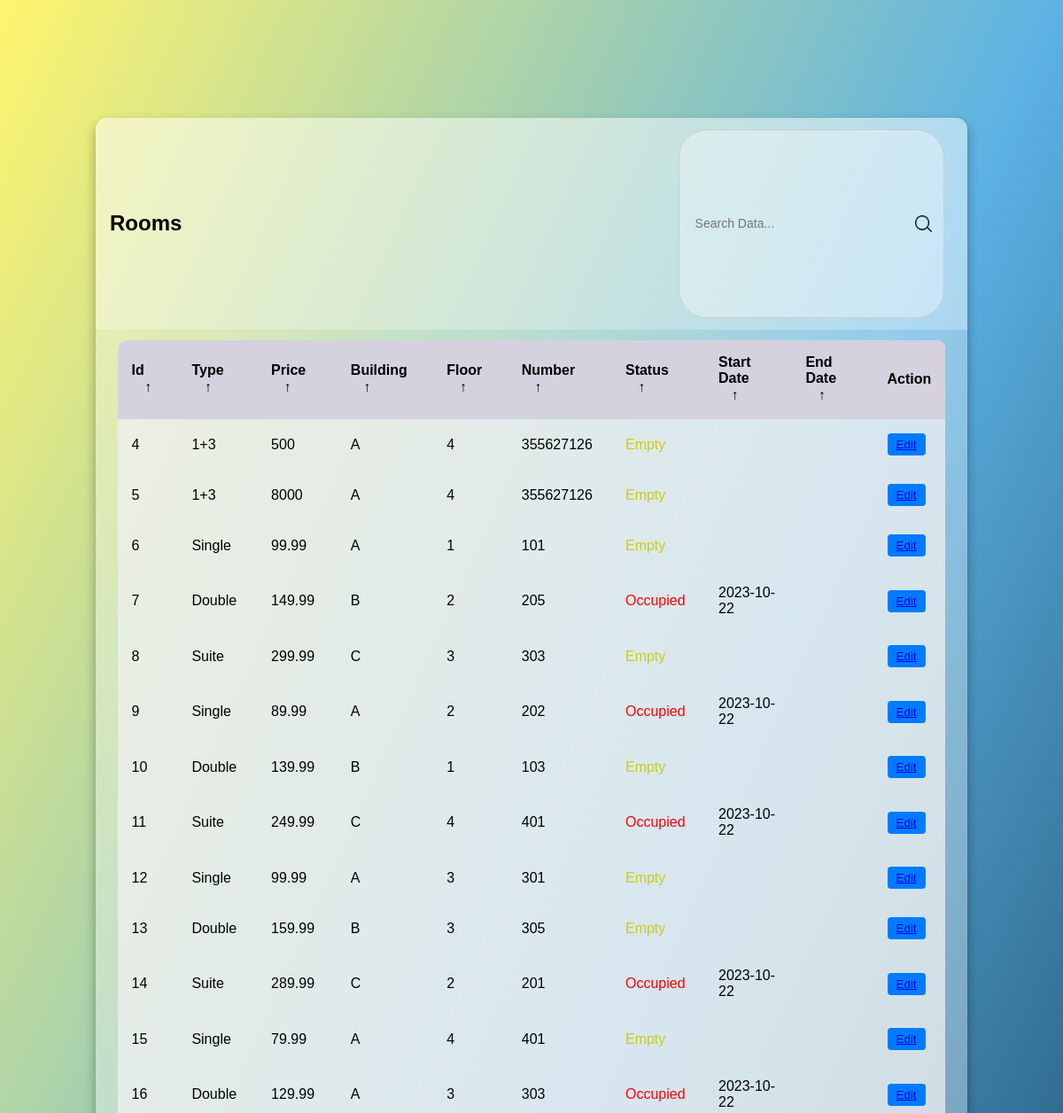
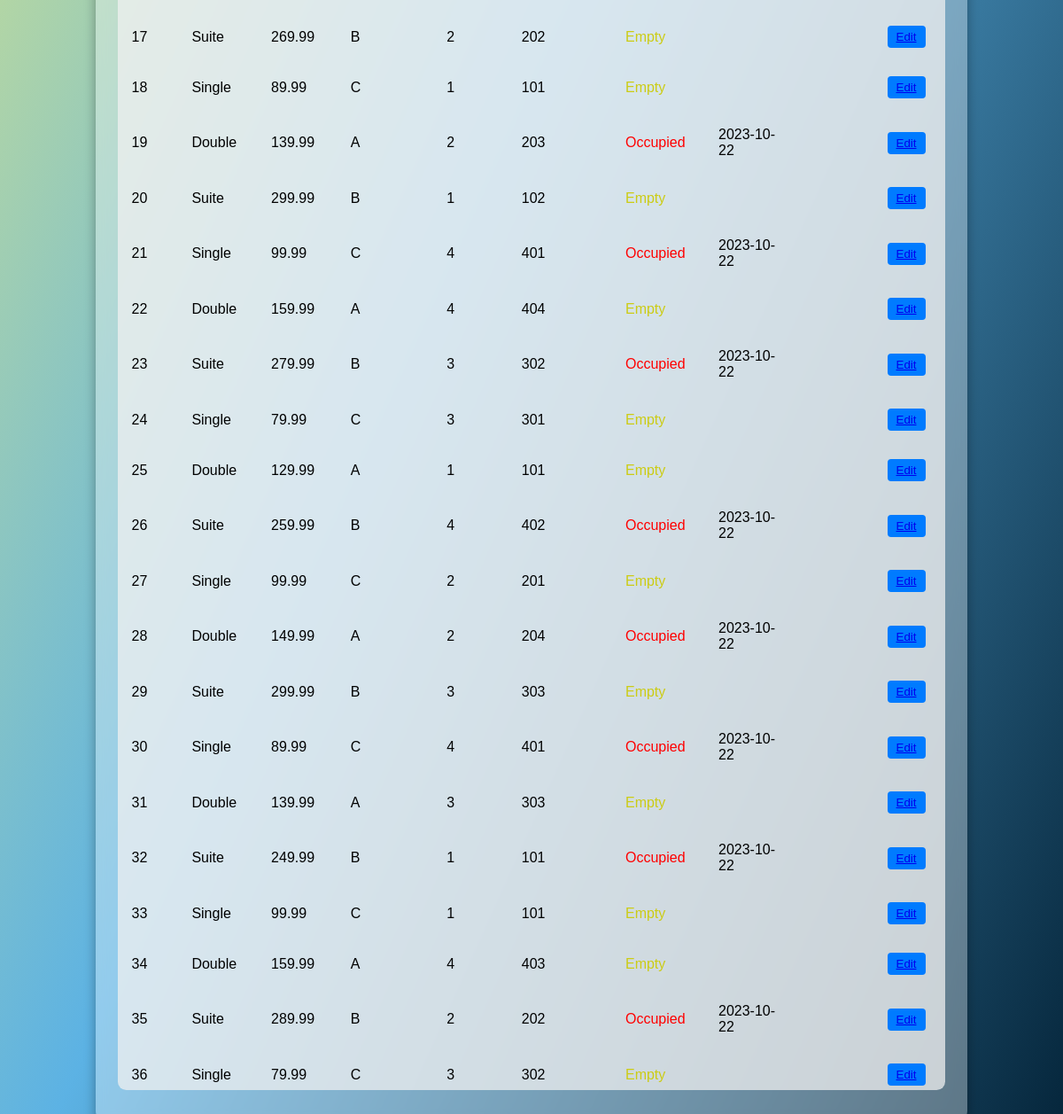
/main/room_page/index.php, run on the app's committed database (2 pictures, top to bottom).
### tables this page shows
CREATE TABLE `room` (
  `id` int(11) NOT NULL,
  `type` varchar(10) NOT NULL,
  `price` float NOT NULL,
  `building` char(1) NOT NULL,
  `floor` int(11) NOT NULL,
  `number` int(11) NOT NULL,
  `status` varchar(20) NOT NULL,
  `startDate` date DEFAULT NULL,
  `endDate` date DEFAULT NULL,
  `img` blob DEFAULT NULL,
  `contract` blob DEFAULT NULL
);

### main/room_page/index.php (the view, shortened to what this page needs)
<?php
require_once "../backend/people.model.php";
?>
<!DOCTYPE html>
<html lang="en" title="Coding design">
<head>
    <link rel="stylesheet" href="style.css">
</head>
<body>
    <main class="table">
        <section class="table__header">
            <h1>Rooms</h1>
            <div class="input-group">
                <input type="search" id="searchInput" placeholder="Search Data...">
                <img id="searchImage" src="images/search.png" alt="Search">
            </div>
        </section>
        <section class="table__body">
            <table>
                <thead>
                    <tr>
                        <th>Id <span class="icon-arrow">&UpArrow;</span></th>
                        <th>Type <span class="icon-arrow">&UpArrow;</span></th>
                        <th>Price <span class="icon-arrow">&UpArrow;</span></th>
                        <th>Building <span class="icon-arrow">&UpArrow;</span></th>
                        <th>Floor <span class="icon-arrow">&UpArrow;</span></th>
                        <th>Number <span class="icon-arrow">&UpArrow;</span></th>
                        <th>Status <span class="icon-arrow">&UpArrow;</span></th>
                        <th>Start Date <span class="icon-arrow">&UpArrow;</span></th>
                        <th>End Date <span class="icon-arrow">&UpArrow;</span></th>
                        <th>Action</th>
                    </tr>
                </thead>
                <tbody>
                    <?php
                    $sql = "SELECT id, type, price, building, floor, number, status, startDate, endDate FROM room";
                    try {
                        $stmt = $connection->query($sql);
                        $data = $stmt->fetchAll(PDO::FETCH_ASSOC);
                        foreach ($data as $row) {
                            $statusClass = '';
                            switch ($row['status']) {
                                case 'Occupied':
                                    $statusClass = 'red-text';
                                    break;
                                case 'Empty':
                                    $statusClass = 'yellow-text';
                                    break;
                            }
                            echo '<tr>';
                            echo '<tr class="clickable-row" data-href="other_file.php?id=' . $row['id'] . '">';
                            echo '<td>' . $row['id'] . '</td>';
                            echo '<td>' . $row['type'] . '</td>';
                            echo '<td>' . $row['price'] . '</td>';
                            echo '<td>' . $row['building'] . '</td>';
                            echo '<td>' . $row['floor'] . '</td>';
                            echo '<td>' . $row['number'] . '</td>';
                            echo '<td class="' . $statusClass . '">' . $row['status'] . '</td>';
                            echo '<td>' . $row['startDate'] . '</td>';
                            echo '<td>' . $row['endDate'] . '</td>';
                            echo '<td><button ><a href="edit_room.php?id=' . $row['id'] . '">Edit</a></button></td>';
                            echo '</tr>';
                        }
                    } catch (PDOException $error) {
                        echo "Error: " . $error->getMessage();
                    }
                    ?>
                </tbody>
            </table>
        </section>
    </main>
</body>
</html>

### main/room_page/style.css (style rules this page uses)
* { margin: 0; padding: 0; box-sizing: border-box; font-family: sans-serif; }
body { min-height: 100vh; background:linear-gradient(to bottom right, #fff56d, #5cb2e4, #011f33); display: flex; justify-content: center; align-items: center; }
main.table { width: 82vw; height: 90vh; background-color: #fff5; backdrop-filter: blur(7px); box-shadow: 0 .4rem .8rem #0005; border-radius: .8rem; overflow: hidden; }
.table__header { width: 100%; height: 10%; background-color: #fff4; padding: .8rem 1rem; display: flex; justify-content: space-between; align-items: center; }
.table__header .input-group { width: 35%; height: 100%; background-color: #fff5; padding: 0 .8rem; border-radius: 2rem; display: flex; justify-content: center; align-items: center; transition: .2s; }
.table__header .input-group img { width: 1.2rem; height: 1.2rem; }
.table__header .input-group input { width: 100%; padding: 0 .5rem 0 .3rem; background-color: transparent; border: none; outline: none; }
.table__body { width: 95%; max-height: calc(89% - 1.6rem); background-color: #fffb; margin: .8rem auto; border-radius: .6rem; overflow: auto; overflow: overlay; }
table { width: 100%; }
table, th, td { border-collapse: collapse; padding: 1rem; text-align: left; }
thead th { position: sticky; top: 0; left: 0; background-color: #d5d1defe; cursor: pointer; text-transform: capitalize; }
tbody tr:nth-child(even) { background-color: #0000000b; }
tbody tr { --delay: .1s; transition: .5s ease-in-out var(--delay), background-color 0s; }
tbody tr td, tbody tr td p, tbody tr td img { transition: .2s ease-in-out; }
thead th span.icon-arrow { display: inline-block; width: 1.3rem; height: 1.3rem; border-radius: 50%; border: 1.4px solid transparent; text-align: center; font-size: 1rem; margin-left: .5rem; transition: .2s ease-in-out; }
.red-text { color: red; }
.yellow-text { color: rgb(204, 204, 20); }
button { padding: 5px 10px; background-color: #007bff; color: #fff; border: none; border-radius: 4px; cursor: pointer; }
.input-group { display: flex; align-items: center; max-width: 300px; margin: 10px; padding: 5px; border: 1px solid #ccc; border-radius: 5px; }
input[type="search"] { flex: 1; border: none; outline: none; padding: 5px; font-size: 14px; border-radius: 5px; }
img { width: 20px; height: 20px; margin-left: 5px; }

### data on the page
room: id "4", type "1+3", price "500", building "A", floor "4", number "355627126", status "Empty"
room: id "5", type "1+3", price "8000", building "A", floor "4", number "355627126", status "Empty"
room: id "6", type "Single", price "99.99", building "A", floor "1", number "101", status "Empty"
room: id "7", type "Double", price "149.99", building "B", floor "2", number "205", status "Occupied", startDate "2023-10-22"
room: id "8", type "Suite", price "299.99", building "C", floor "3", number "303", status "Empty"
room: id "9", type "Single", price "89.99", building "A", floor "2", number "202", status "Occupied", startDate "2023-10-22"
room: id "10", type "Double", price "139.99", building "B", floor "1", number "103", status "Empty"
room: id "11", type "Suite", price "249.99", building "C", floor "4", number "401", status "Occupied", startDate "2023-10-22"
room: id "12", type "Single", price "99.99", building "A", floor "3", number "301", status "Empty"
room: id "13", type "Double", price "159.99", building "B", floor "3", number "305", status "Empty"
room: id "14", type "Suite", price "289.99", building "C", floor "2", number "201", status "Occupied", startDate "2023-10-22"
room: id "15", type "Single", price "79.99", building "A", floor "4", number "401", status "Empty"
room: id "16", type "Double", price "129.99", building "A", floor "3", number "303", status "Occupied", startDate "2023-10-22"
room: id "17", type "Suite", price "269.99", building "B", floor "2", number "202", status "Empty"
room: id "18", type "Single", price "89.99", building "C", floor "1", number "101", status "Empty"
room: id "19", type "Double", price "139.99", building "A", floor "2", number "203", status "Occupied", startDate "2023-10-22"
room: id "20", type "Suite", price "299.99", building "B", floor "1", number "102", status "Empty"
room: id "21", type "Single", price "99.99", building "C", floor "4", number "401", status "Occupied", startDate "2023-10-22"
room: id "22", type "Double", price "159.99", building "A", floor "4", number "404", status "Empty"
room: id "23", type "Suite", price "279.99", building "B", floor "3", number "302", status "Occupied", startDate "2023-10-22"
room: id "24", type "Single", price "79.99", building "C", floor "3", number "301", status "Empty"
room: id "25", type "Double", price "129.99", building "A", floor "1", number "101", status "Empty"
room: id "26", type "Suite", price "259.99", building "B", floor "4", number "402", status "Occupied", startDate "2023-10-22"
room: id "27", type "Single", price "99.99", building "C", floor "2", number "201", status "Empty"
room: id "28", type "Double", price "149.99", building "A", floor "2", number "204", status "Occupied", startDate "2023-10-22"
room: id "29", type "Suite", price "299.99", building "B", floor "3", number "303", status "Empty"
room: id "30", type "Single", price "89.99", building "C", floor "4", number "401", status "Occupied", startDate "2023-10-22"
room: id "31", type "Double", price "139.99", building "A", floor "3", number "303", status "Empty"
room: id "32", type "Suite", price "249.99", building "B", floor "1", number "101", status "Occupied", startDate "2023-10-22"
room: id "33", type "Single", price "99.99", building "C", floor "1", number "101", status "Empty"
room: id "34", type "Double", price "159.99", building "A", floor "4", number "403", status "Empty"
room: id "35", type "Suite", price "289.99", building "B", floor "2", number "202", status "Occupied", startDate "2023-10-22"
room: id "36", type "Single", price "79.99", building "C", floor "3", number "302", status "Empty"
